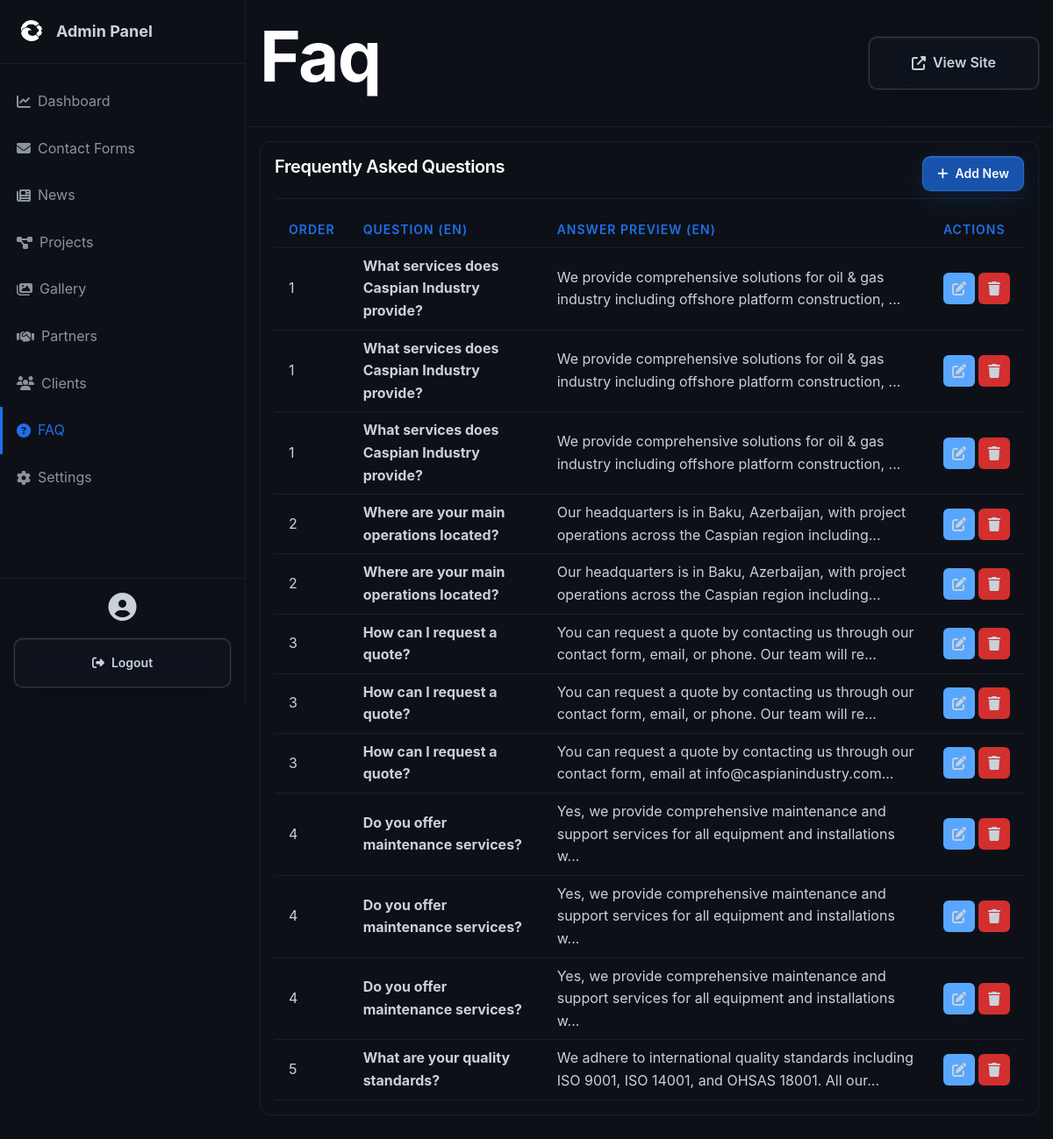
Screenshot of /admin/faq.php (signed in) with the database file from the repository.
### tables this page shows
CREATE TABLE faq (
                id INTEGER PRIMARY KEY AUTOINCREMENT,
                question_en TEXT NOT NULL,
                question_ru TEXT NOT NULL,
                question_az TEXT NOT NULL,
                answer_en TEXT NOT NULL,
                answer_ru TEXT NOT NULL,
                answer_az TEXT NOT NULL,
                category TEXT,
                created_at DATETIME DEFAULT CURRENT_TIMESTAMP,
                sort_order INTEGER DEFAULT 0
            );

### admin/faq.php (the view, shortened to what this page needs)
<?php
require_once 'header.php';
$db = Database::getInstance()->getConnection();
$stmt = $db->query("SELECT * FROM faq ORDER BY sort_order ASC");
$faqs = $stmt->fetchAll();
?>
<div class="admin-card">
    <div class="admin-card-header">
        <h3 class="admin-card-title">Frequently Asked Questions</h3>
        <a href="<?php echo BASE_URL; ?>/admin/faq-edit.php" class="btn btn-primary btn-sm">
            <i class="fas fa-plus"></i> Add New
        </a>
    </div>
    <?php if (count($faqs) > 0): ?>
    <table class="admin-table">
        <thead>
            <tr>
                <th>Order</th>
                <th>Question (EN)</th>
                <th>Answer Preview (EN)</th>
                <th>Actions</th>
            </tr>
        </thead>
        <tbody>
            <?php foreach ($faqs as $faq): ?>
            <tr>
                <td><?php echo $faq['sort_order']; ?></td>
                <td><strong><?php echo htmlspecialchars($faq['question_en']); ?></strong></td>
                <td><?php echo htmlspecialchars(substr($faq['answer_en'], 0, 100)); ?>...</td>
                <td>
                    <div class="action-buttons">
                        <a href="<?php echo BASE_URL; ?>/admin/faq-edit.php?id=<?php echo $faq['id']; ?>" class="btn-icon btn-edit">
                            <i class="fas fa-edit"></i>
                        </a>
                        <a href="?delete=<?php echo $faq['id']; ?>" class="btn-icon btn-delete" onclick="return confirm('Are you sure?')">
                            <i class="fas fa-trash"></i>
                        </a>
                    </div>
                </td>
            </tr>
            <?php endforeach; ?>
        </tbody>
    </table>
    <?php endif; ?>
</div>
<?php require_once 'footer.php'; ?>

### assets/css/style.css (style rules this page uses)
*, *::before, *::after { box-sizing: border-box; margin: 0; padding: 0; }
:root { --bg-primary: #0d1117; --bg-secondary: #161b22; --bg-tertiary: #21262d; --bg-overlay: rgba(13, 17, 23, 0.95); --color-primary: #58a6ff; --color-primary-hover: #79c0ff; --color-secondary: #1f6feb; --color-accent: #39d353; --color-accent-secondary: #56d364; --text-primary: #c9d1d9; --text-secondary: #8b949e; --text-muted: #6e7681; --text-white: #ffffff; --border-primary: #30363d; --border-secondary: #21262d; --border-muted: #161b22; --gradient-brand: linear-gradient(135deg, #58a6ff 0%, #1f6feb 100%); --gradient-success: linear-gradient(135deg, #56d364 0%, #39d353 100%); --gradient-purple: linear-gradient(135deg, #bc8cff 0%, #7c3aed 100%); --glow-primary: 0 0 40px rgba(88, 166, 255, 0.3); --glow-accent: 0 0 40px rgba(56, 211, 83, 0.3); --glow-purple: 0 0 40px rgba(188, 140, 255, 0.3); --spacing-xs: 0.25rem; --spacing-sm: 0.5rem; --spacing-md: 1rem; --spacing-lg: 1.5rem; --spacing-xl: 2rem; --spacing-2xl: 3rem; --spacing-3xl: 4rem; --spacing-4xl: 6rem; --spacing-5xl: 6.5rem; --radius-sm: 0.375rem; --radius-md: 0.6rem; --radius-lg: 0.75rem; --radius-xl: 0.8rem; --radius-2xl: 1rem; --shadow-sm: 0 1px 3px rgba(0, 0, 0, 0.5); --shadow-md: 0 4px 12px rgba(0, 0, 0, 0.4); --shadow-lg: 0 10px 30px rgba(0, 0, 0, 0.5); --shadow-xl: 0 20px 60px rgba(0, 0, 0, 0.6); --transition-fast: 150ms cubic-bezier(0.4, 0, 0.2, 1); --transition-normal: 200ms cubic-bezier(0.4, 0, 0.2, 1); --transition-slow: 300ms cubic-bezier(0.4, 0, 0.2, 1); }
* { margin: 0; padding: 0; box-sizing: border-box; }
html { scroll-behavior: smooth; font-size: 16px; width: 100%; max-width: 100vw; overflow-x: hidden; }
body { font-family: "SF Pro Display", -apple-system, BlinkMacSystemFont, "Segoe UI", "Noto Sans", Helvetica, Arial, sans-serif; background-color: var(--bg-primary); color: var(--text-primary); line-height: 1.6; overflow-x: hidden; width: 100%; max-width: 100vw; -webkit-font-smoothing: antialiased; -moz-osx-font-smoothing: grayscale; }
h1, h2, h3, h4, h5, h6 { font-weight: 600; line-height: 1.2; color: var(--text-white); margin-bottom: var(--spacing-md); letter-spacing: -0.02em; }
h3 { font-size: clamp(1.5rem, 4vw, 2.5rem); }
a { color: var(--color-primary); text-decoration: none; transition: color var(--transition-fast); }
.btn-sm { padding: var(--spacing-sm) var(--spacing-lg); font-size: 0.875rem; }
.btn { display: inline-flex; align-items: center; justify-content: center; gap: var(--spacing-sm); padding: var(--spacing-md) var(--spacing-2xl); font-weight: 600; font-size: 1rem; border-radius: var(--radius-md); border: 1px solid transparent; cursor: pointer; transition: all var(--transition-fast); text-align: center; white-space: nowrap; font-family: inherit; }
.btn-primary { background: rgba(31, 111, 235, 0.7); backdrop-filter: blur(20px) saturate(180%); -webkit-backdrop-filter: blur(20px) saturate(180%); color: var(--text-white); border: 1px solid rgba(88, 166, 255, 0.3); box-shadow: 0 8px 32px rgba(31, 111, 235, 0.15), inset 0 1px 0 rgba(255, 255, 255, 0.1), 0 0 0 1px rgba(31, 111, 235, 0.1); position: relative; overflow: hidden; }
.btn-primary::before { content: ""; position: absolute; top: 0; left: -100%; width: 100%; height: 100%; background: linear-gradient( 90deg, transparent, rgba(88, 166, 255, 0.3), transparent ); transition: left 0.5s ease; }

### rows the page displays
faq: sort_order "1", question_en "What services does Caspian Industry provide?", answer_en "We provide comprehensive solutions for oil & gas industry including offshore platform construction,"
faq: sort_order "1", question_en "What services does Caspian Industry provide?", answer_en "We provide comprehensive solutions for oil & gas industry including offshore platform construction,"
faq: sort_order "1", question_en "What services does Caspian Industry provide?", answer_en "We provide comprehensive solutions for oil & gas industry including offshore platform construction,"
faq: sort_order "2", question_en "Where are your main operations located?", answer_en "Our headquarters is in Baku, Azerbaijan, with project operations across the Caspian region including"
faq: sort_order "2", question_en "Where are your main operations located?", answer_en "Our headquarters is in Baku, Azerbaijan, with project operations across the Caspian region including"
faq: sort_order "3", question_en "How can I request a quote?", answer_en "You can request a quote by contacting us through our contact form, email, or phone. Our team will re"
faq: sort_order "3", question_en "How can I request a quote?", answer_en "You can request a quote by contacting us through our contact form, email, or phone. Our team will re"
faq: sort_order "3", question_en "How can I request a quote?", answer_en "You can request a quote by contacting us through our contact form, email at info@caspianindustry.com"
faq: sort_order "4", question_en "Do you offer maintenance services?", answer_en "Yes, we provide comprehensive maintenance and support services for all equipment and installations w"
faq: sort_order "4", question_en "Do you offer maintenance services?", answer_en "Yes, we provide comprehensive maintenance and support services for all equipment and installations w"
faq: sort_order "4", question_en "Do you offer maintenance services?", answer_en "Yes, we provide comprehensive maintenance and support services for all equipment and installations w"
faq: sort_order "5", question_en "What are your quality standards?", answer_en "We adhere to international quality standards including ISO 9001, ISO 14001, and OHSAS 18001. All our"

### other values shown
str_replace('-', ' ', $current_page) "Faq"
